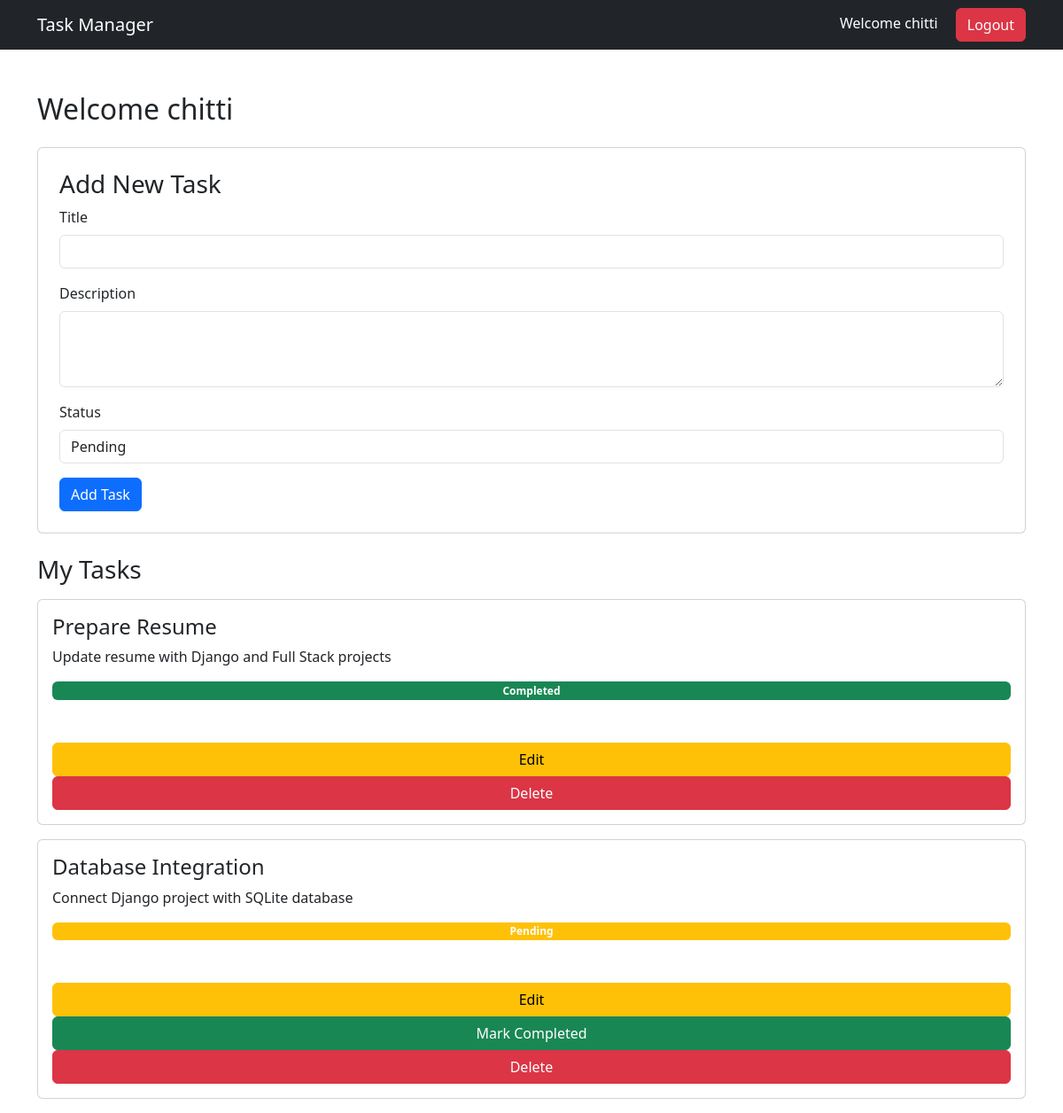
The app's page /tasks/dashboard/ (signed in) with its own data.
### tasks/models.py (models this page shows, shortened)
class Task(models.Model):
    STATUS_CHOICES = [
        ('Pending', 'Pending'),
        ('In Progress', 'In Progress'),
        ('Completed', 'Completed'),
    ]
    user = models.ForeignKey(
        User,
        on_delete=models.CASCADE
    )
    title = models.CharField(max_length=200)
    description = models.TextField()
    status = models.CharField(
        max_length=20,
        choices=STATUS_CHOICES,
        default='Pending'
    )
    created_at = models.DateTimeField(
        auto_now_add=True
    )

### tasks/views.py (the view, shortened to what this page needs)
# urls.py: path('dashboard/', views.dashboard, name='dashboard'),
@login_required
def dashboard(request):
    tasks = Task.objects.filter(user=request.user)
    return render(
        request,
        'dashboard.html',
        {'tasks': tasks}
    )

### templates/dashboard.html (shortened to what this page needs)
{% extends 'base.html' %}
{% block content %}
<h2 class="mb-4">
    Welcome {{ user.username }}
</h2>
<div class="card p-4 mb-4">
    <h3>Add New Task</h3>
    <form method="POST">
        <label class="form-label">
            Title
        </label>
        <input type="text"
               name="title"
               class="form-control mb-3"
               required>
        <label class="form-label">
            Description
        </label>
        <textarea name="description"
                  class="form-control mb-3"
                  rows="3"
                  required></textarea>
        <label class="form-label">
            Status
        </label>
        <select name="status"
                class="form-control mb-3">
            <option value="Pending">
                Pending
            </option>
        </select>
        <button type="submit"
                class="btn btn-primary">
            Add Task
        </button>
    </form>
</div>
<h3 class="mb-3">My Tasks</h3>
{% for task in tasks %}
<div class="card p-3 mb-3">
    <h4>{{ task.title }}</h4>
    <p>{{ task.description }}</p>
    {% if task.status == 'Pending' %}
        <span class="badge bg-warning">
            Pending
        </span>
    {% elif task.status == 'In Progress' %}
        <span class="badge bg-info">
            In Progress
        </span>
    {% else %}
        <span class="badge bg-success">
            Completed
        </span>
    {% endif %}
    <br><br>
    <a href="{% url 'edit_task' task.id %}"
       class="btn btn-warning">
        Edit
    </a>
    {% if task.status != 'Completed' %}
    <a href="{% url 'complete_task' task.id %}"
       class="btn btn-success">
        Mark Completed
    </a>
    {% endif %}
    <a href="{% url 'delete_task' task.id %}"
       class="btn btn-danger">
        Delete
    </a>
</div>
{% empty %}
<div class="alert alert-info">
    No tasks available.
</div>
{% endfor %}
{% endblock %}

### templates/base.html (shortened to what this page needs)
{% load static %}
<!DOCTYPE html>
<html>
<head>
    <link href="https://cdn.jsdelivr.net/npm/bootstrap@5.3.3/dist/css/bootstrap.min.css" rel="stylesheet">
</head>
<body>
<nav class="navbar navbar-dark bg-dark">
    <div class="container">
        <a class="navbar-brand">
            Task Manager
        </a>
        {% if user.is_authenticated %}
        <div>
            <span class="text-white me-3">
                Welcome {{ user.username }}
            </span>
            <a href="{% url 'logout' %}" class="btn btn-danger">
                Logout
            </a>
        </div>
        {% endif %}
    </div>
</nav>
<div class="container mt-5">
    {% block content %}
    {% endblock %}
</div>
</body>
</html>

### records on screen
Task: title "Prepare Resume", description "Update resume with Django and Full Stack projects", status "Completed"
Task: title "Database Integration", description "Connect Django project with SQLite database", status "Pending"

### other values on screen
{{ user.username }} "chitti"
